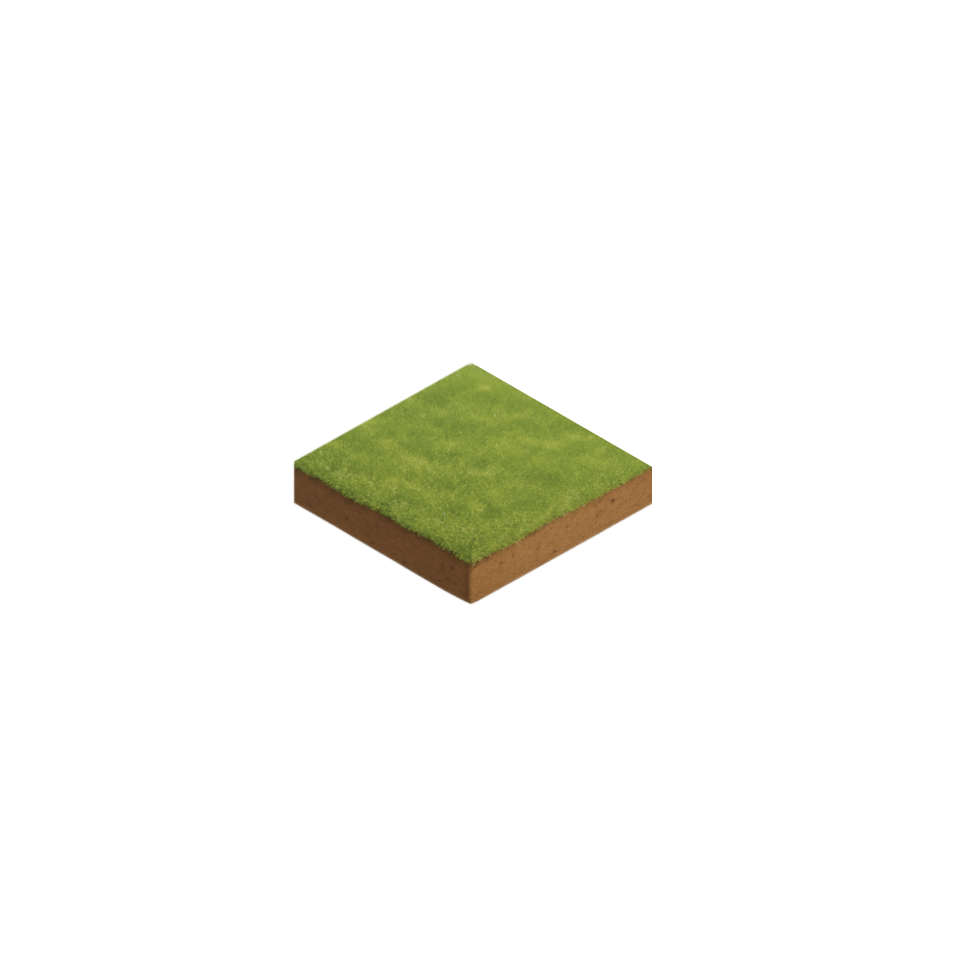
#> input picture artistica/terreno1_512x512.png, 958 x 958 px
$ python render_terreno.py
#> lines starting #> are read from the running program, lines starting #| are printed output that depends on the picture
#!/usr/bin/env python3
"""
Script para renderizar terreno com turbinas posicionadas em grid
"""
import json
import csv
from pathlib import Path
from PIL import Image
import argparse

def load_positions_from_csv(csv_path):
    """Carrega posições/intenções das turbinas de um arquivo CSV com transposição e flip vertical.

    - Células com valor > 0 indicam posição de turbina.
    - Valores no intervalo (0,1] são tratados como opacidade (1 = 100%).
    - Retorna lista de tuplas (row, col, opacity), além de cols e rows detectados.
    """
    positions = []
    rows = 0
    cols = 0

    with open(csv_path, 'r') as f:
        reader = csv.reader(f)
        for row_idx, row in enumerate(reader):
            rows = row_idx + 1
            if row_idx == 0:
                cols = len(row)  # Define cols based on first row

            for col_idx, cell in enumerate(row):
                try:
                    val = float(cell)
                except ValueError:
                    continue  # Ignora células inválidas

                if val > 0:
                    # Transposta: troca row e col -> (col_idx, row_idx)
                    # Depois flip vertical: nova_linha = cols - 1 - col_idx
                    flipped_row = cols - 1 - col_idx
                    opacity = max(0.0, min(1.0, val))  # clamp para [0,1]
                    positions.append((flipped_row, row_idx, opacity))

    print(f"CSV carregado com transposição e flip vertical: {rows}x{cols} -> {cols}x{rows}")
    return positions, cols, rows  # Retorna cols, rows trocados também

def load_config(config_path):
    """Carrega configuração do arquivo JSON"""
    with open(config_path, 'r') as f:
        return json.load(f)

def create_tiling(terreno_path, turbina_path, positions, output_path,
                 grid_size=(512, 512), terreno_center=(240, 240), turbina_base=(250, 380),
                 shift_x=0, shift_y=0, shift_row_x=0, shift_row_y=0):
    """
    Cria composição com turbinas posicionadas no terreno

    Args:
        terreno_path: Caminho para imagem do terreno
        turbina_path: Caminho para imagem da turbina
        positions: Lista de posições (row, col) onde colocar turbinas
        output_path: Caminho para salvar a imagem final
        grid_size: Tamanho do grid em pixels
        terreno_center: Centro do terreno em pixels (x, y)
        turbina_base: Centro da base da turbina em pixels (x, y)
        shift_x, shift_y: Deslocamento geral
        shift_row_x, shift_row_y: Deslocamento adicional por linha
    """
#> called with terreno_path = 'terreno1_512x512.png', turbina_path = 'turbina1_512x512.png', output_path = 'saida_config.png', grid_size = (512, 512), terreno_center = (240, 240), turbina_base = (250, 380), shift_x = 80, shift_y = 60
    # Carrega imagens
    terreno_original = Image.open(terreno_path).convert("RGBA")
#> terreno_original is the input picture: PIL image 958x958 RGBA; mean R, G, B, A 7.1, 7.2, 3.2, 14
    turbina = Image.open(turbina_path).convert("RGBA")
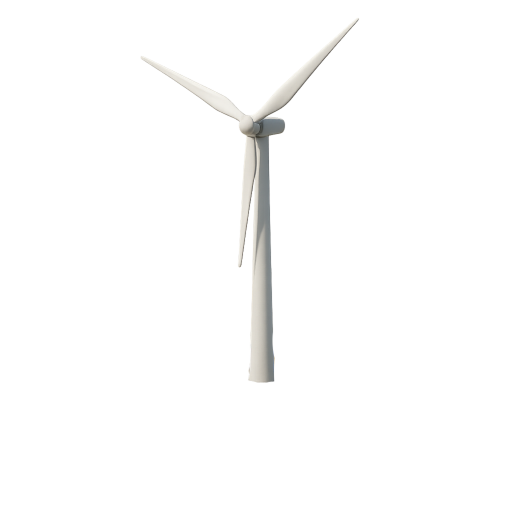
#> input picture artistica/turbina1_512x512.png, 512 x 512 px
#> turbina is the input picture: PIL image 512x512 RGBA; mean R, G, B, A 7.2, 7.2, 6.9, 8.8

    # Redimensiona terreno para ser menor que as turbinas (para permitir grid)
    terrain_scale = 1.0  # Mantém tamanho original do terreno
    new_terrain_size = (int(terreno_original.size[0] * terrain_scale), int(terreno_original.size[1] * terrain_scale))
#> new_terrain_size = (958, 958)
    terreno = terreno_original.resize(new_terrain_size, Image.Resampling.LANCZOS)

    # Calcula dimensões do grid baseado nas posições
    if not positions:
        print("Nenhuma posição especificada")
        return

    max_row = max(pos[0] for pos in positions)
    max_col = max(pos[1] for pos in positions)
    grid_rows = max_row + 1
    grid_cols = max_col + 1

    # Calcula tamanho automático baseado no grid e shifts
    # Espaço necessário = posição do último elemento + tamanho da imagem
    max_terrain_x = terreno_center[0] + (grid_cols - 1) * shift_x + (grid_rows - 1) * shift_row_x + terreno.size[0]
#> max_terrain_x = 1398
    max_terrain_y = terreno_center[1] + (grid_cols - 1) * shift_y + (grid_rows - 1) * shift_row_y + terreno.size[1]
#> max_terrain_y = 1318

    # Adiciona margem de segurança para as turbinas
    margin_x = turbina.size[0] // 2
#> margin_x = 256
    margin_y = turbina.size[1] // 8  # Reduzido ainda mais
#> margin_y = 64

    auto_width = int(max_terrain_x + margin_x)
#> auto_width = 1654
    auto_height = int(max_terrain_y + margin_y)
#> auto_height = 1382

    # Usa tamanho automático se for maior que o especificado
    final_width = max(grid_size[0], auto_width)
#> final_width = 1654
    final_height = max(grid_size[1], auto_height)
#> final_height = 1382

    print(f"Grid: {grid_rows}x{grid_cols}, Tamanho original: {grid_size[0]}x{grid_size[1]}")
    print(f"Tamanho calculado: {auto_width}x{auto_height}, Final: {final_width}x{final_height}")
#| Tamanho calculado: 1654x1382, Final: 1654x1382

    # Cria imagem final vazia
    result = Image.new("RGBA", (final_width, final_height), (0, 0, 0, 0))
#> result: PIL image 1654x1382 RGBA; every value is 0


    print(terreno_center)

    # Primeiro, posiciona blocos de terreno em todas as posições do grid
    for row in range(grid_rows):
        for col in range(grid_cols):
            # Calcula posição do centro do terreno para esta célula
            center_x = terreno_center[0] + col * shift_x + row * shift_row_x
            center_y = terreno_center[1] + col * shift_y + row * shift_row_y

            # Posiciona terreno centralizado
            terreno_x = center_x
            terreno_y = center_y

            # Cola o bloco de terreno
            result.paste(terreno, (int(terreno_x), int(terreno_y)), terreno)
            print(f"Terreno ({row},{col}) -> pixel({terreno_x},{terreno_y})")
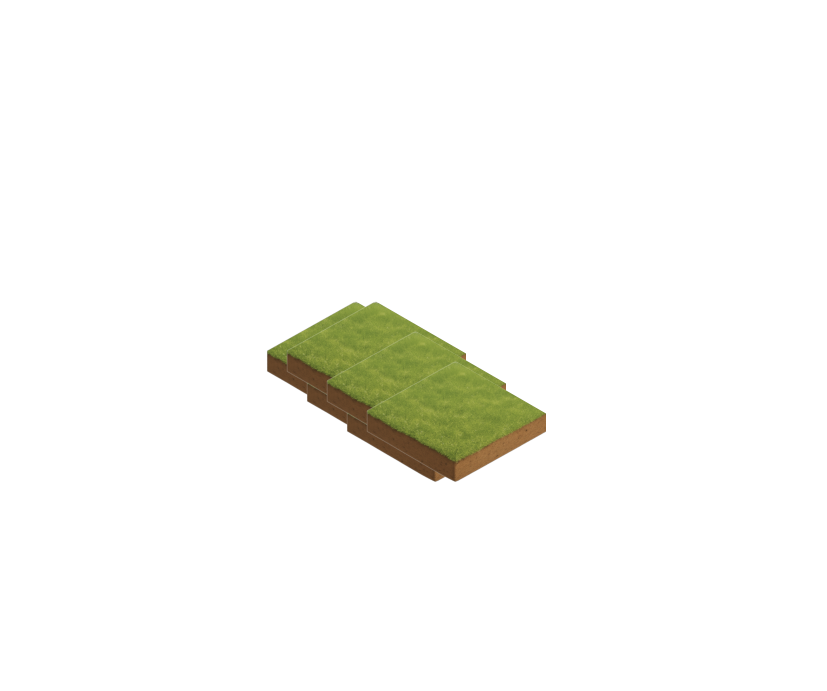
#> result: PIL image 1654x1382 RGBA (shown at 1/2 size); mean R, G, B, A 6, 6.1, 2.7, 12.2; transparent parts drawn white

    # Depois, posiciona turbinas centralizadas nos blocos de terreno correspondentes
    for pos in positions:
        # Suporta tanto (row, col) quanto (row, col, opacity)
        if len(pos) == 3:
            row, col, opacity = pos
        else:
            row, col = pos
            opacity = 1.0
        # Usa EXATAMENTE a mesma lógica dos terrenos para calcular o centro
        center_x = terreno_center[0] + col * shift_x + row * shift_row_x
        center_y = terreno_center[1] + col * shift_y + row * shift_row_y

        # Calcula a posição do terreno correspondente (igual ao loop anterior)
        terreno_x_calc = center_x
        terreno_y_calc = center_y

        # Posiciona a base da turbina no centro REAL do terreno
        turbina_x = terreno_x_calc + turbina_base[0]
        turbina_y = terreno_y_calc + turbina_base[1]

        # Cola a turbina com opacidade (se fornecida)
        if opacity >= 1.0:
            result.paste(turbina, (int(turbina_x), int(turbina_y)), turbina)
        else:
            # Ajusta alpha global da turbina sem alterar posicionamento
            t_copy = turbina.copy().convert("RGBA")
            r, g, b, a = t_copy.split()
            # Escala o canal alpha pelo fator de opacidade
            a = a.point(lambda px: int(px * opacity))
            t_copy.putalpha(a)
            result.paste(t_copy, (int(turbina_x), int(turbina_y)), t_copy)
        print(f"Turbina ({row},{col}) -> pixel({turbina_x},{turbina_y}) [centralizada no terreno, opacidade={opacity:.2f}]")

    # Gera nome do arquivo baseado na configuração do grid
    if output_path == "saida_config.png":  # Nome padrão
#> (the run stopped early here; a loop or call above may not have finished)
